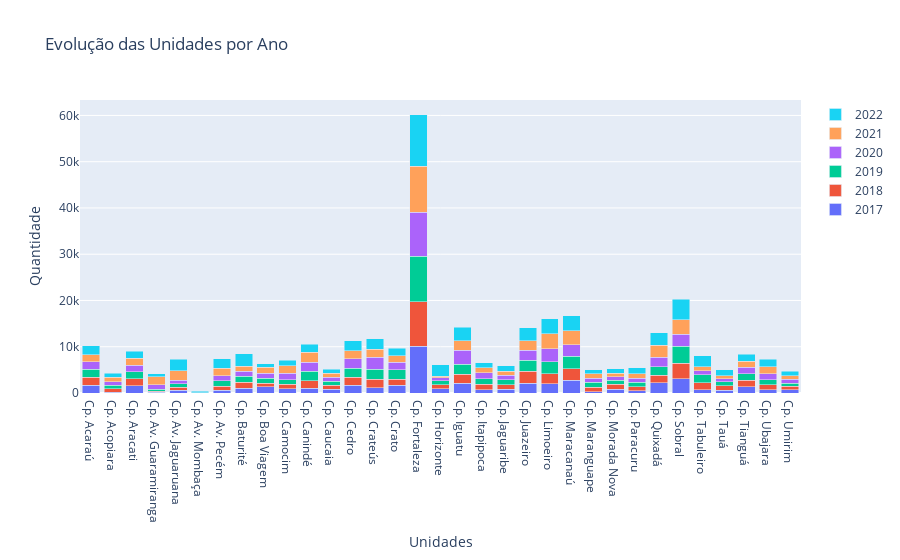

The cell this chart's notebook holds for it:
### Markdown cell above
## Gráfico de barras empilhadas

### Code cell
import plotly.graph_objects as go

# Dados de cada ano
anos = list(data.keys())[1:]
unidades = data['Unidades']

# Criar o gráfico de barras empilhadas
fig = go.Figure()

for ano in anos:
    fig.add_trace(go.Bar(x=unidades, y=data[ano], name=str(ano)))

# Personalizar o layout do gráfico
fig.update_layout(
    title='Evolução das Unidades por Ano',
    xaxis_title='Unidades',
    yaxis_title='Quantidade',
    barmode='stack',  # Barras empilhadas
)

# Exibir o gráfico
fig.show()

### Figure 1 — Plotly figure (JSON) as saved in the notebook; plotly's stock layout.template omitted (floating-point values rounded to 4 significant figures)
{"data": [{"name": "2017", "type": "bar", "x": ["Cp. Acaraú", "Cp. Acopiara", "Cp. Aracati", "Cp. Av. Guaramiranga", "Cp. Av. Jaguaruana", "Cp. Av. Mombaça", "Cp. Av. Pecém", "Cp. Baturité", "Cp. Boa Viagem", "Cp. Camocim", "Cp. Canindé", "Cp. Caucaia", "Cp. Cedro", "Cp. Crateús", "Cp. Crato", "Cp. Fortaleza", "Cp. Horizonte", "Cp. Iguatu", "Cp. Itapipoca", "Cp. Jaguaribe", "Cp. Juazeiro", "Cp. Limoeiro", "Cp. Maracanaú", "Cp. Maranguape", "Cp. Morada Nova", "Cp. Paracuru", "Cp. Quixadá", "Cp. Sobral", "Cp. Tabuleiro", "Cp. Tauá", "Cp. Tianguá", "Cp. Ubajara", "Cp. Umirim"], "y": [1649, 189, 1611, 116, 600, 0, 598, 1007, 1363, 890, 1031, 789, 1706, 1149, 1671, 10151, 872, 2161, 665, 772, 2148, 2046, 2733, 309, 842, 505, 2180, 3039, 687, 605, 1404, 751, 753]}, {"name": "2018", "type": "bar", "x": ["Cp. Acaraú", "Cp. Acopiara", "Cp. Aracati", "Cp. Av. Guaramiranga", "Cp. Av. Jaguaruana", "Cp. Av. Mombaça", "Cp. Av. Pecém", "Cp. Baturité", "Cp. Boa Viagem", "Cp. Camocim", "Cp. Canindé", "Cp. Caucaia", "Cp. Cedro", "Cp. Crateús", "Cp. Crato", "Cp. Fortaleza", "Cp. Horizonte", "Cp. Iguatu", "Cp. Itapipoca", "Cp. Jaguaribe", "Cp. Juazeiro", "Cp. Limoeiro", "Cp. Maracanaú", "Cp. Maranguape", "Cp. Morada Nova", "Cp. Paracuru", "Cp. Quixadá", "Cp. Sobral", "Cp. Tabuleiro", "Cp. Tauá", "Cp. Tianguá", "Cp. Ubajara", "Cp. Umirim"], "y": [1786, 722, 1464, 298, 607, 0, 914, 1293, 789, 988, 1618, 846, 1662, 1827, 1300, 9625, 894, 1882, 1233, 1055, 2572, 2150, 2505, 961, 1015, 813, 1638, 3417, 1509, 982, 1346, 1030, 672]}, {"name": "2019", "type": "bar", "x": ["Cp. Acaraú", "Cp. Acopiara", "Cp. Aracati", "Cp. Av. Guaramiranga", "Cp. Av. Jaguaruana", "Cp. Av. Mombaça", "Cp. Av. Pecém", "Cp. Baturité", "Cp. Boa Viagem", "Cp. Camocim", "Cp. Canindé", "Cp. Caucaia", "Cp. Cedro", "Cp. Crateús", "Cp. Crato", "Cp. Fortaleza", "Cp. Horizonte", "Cp. Iguatu", "Cp. Itapipoca", "Cp. Jaguaribe", "Cp. Juazeiro", "Cp. Limoeiro", "Cp. Maracanaú", "Cp. Maranguape", "Cp. Morada Nova", "Cp. Paracuru", "Cp. Quixadá", "Cp. Sobral", "Cp. Tabuleiro", "Cp. Tauá", "Cp. Tianguá", "Cp. Ubajara", "Cp. Umirim"], "y": [1717, 804, 1513, 442, 759, 0, 1094, 1291, 1058, 969, 2087, 909, 2001, 2171, 2009, 9807, 884, 2209, 1167, 1028, 2308, 2517, 2727, 1065, 869, 976, 1868, 3652, 1765, 823, 1459, 1066, 694]}, {"name": "2020", "type": "bar", "x": ["Cp. Acaraú", "Cp. Acopiara", "Cp. Aracati", "Cp. Av. Guaramiranga", "Cp. Av. Jaguaruana", "Cp. Av. Mombaça", "Cp. Av. Pecém", "Cp. Baturité", "Cp. Boa Viagem", "Cp. Camocim", "Cp. Canindé", "Cp. Caucaia", "Cp. Cedro", "Cp. Crateús", "Cp. Crato", "Cp. Fortaleza", "Cp. Horizonte", "Cp. Iguatu", "Cp. Itapipoca", "Cp. Jaguaribe", "Cp. Juazeiro", "Cp. Limoeiro", "Cp. Maracanaú", "Cp. Maranguape", "Cp. Morada Nova", "Cp. Paracuru", "Cp. Quixadá", "Cp. Sobral", "Cp. Tabuleiro", "Cp. Tauá", "Cp. Tianguá", "Cp. Ubajara", "Cp. Umirim"], "y": [1612, 763, 1400, 879, 794, 0, 1099, 1061, 1063, 1411, 1953, 808, 2063, 2557, 1663, 9539, 623, 3022, 1319, 958, 2221, 2860, 2479, 837, 806, 867, 2008, 2569, 876, 693, 1345, 1276, 831]}, {"name": "2021", "type": "bar", "x": ["Cp. Acaraú", "Cp. Acopiara", "Cp. Aracati", "Cp. Av. Guaramiranga", "Cp. Av. Jaguaruana", "Cp. Av. Mombaça", "Cp. Av. Pecém", "Cp. Baturité", "Cp. Boa Viagem", "Cp. Camocim", "Cp. Canindé", "Cp. Caucaia", "Cp. Cedro", "Cp. Crateús", "Cp. Crato", "Cp. Fortaleza", "Cp. Horizonte", "Cp. Iguatu", "Cp. Itapipoca", "Cp. Jaguaribe", "Cp. Juazeiro", "Cp. Limoeiro", "Cp. Maracanaú", "Cp. Maranguape", "Cp. Morada Nova", "Cp. Paracuru", "Cp. Quixadá", "Cp. Sobral", "Cp. Tabuleiro", "Cp. Tauá", "Cp. Tianguá", "Cp. Ubajara", "Cp. Umirim"], "y": [1494, 959, 1512, 1737, 2011, 40, 1606, 1149, 1248, 1630, 2102, 875, 1680, 1801, 1370, 9850, 382, 2042, 1060, 877, 2083, 3189, 2965, 1009, 751, 978, 2603, 3146, 833, 574, 1269, 1601, 762]}, {"name": "2022", "type": "bar", "x": ["Cp. Acaraú", "Cp. Acopiara", "Cp. Aracati", "Cp. Av. Guaramiranga", "Cp. Av. Jaguaruana", "Cp. Av. Mombaça", "Cp. Av. Pecém", "Cp. Baturité", "Cp. Boa Viagem", "Cp. Camocim", "Cp. Canindé", "Cp. Caucaia", "Cp. Cedro", "Cp. Crateús", "Cp. Crato", "Cp. Fortaleza", "Cp. Horizonte", "Cp. Iguatu", "Cp. Itapipoca", "Cp. Jaguaribe", "Cp. Juazeiro", "Cp. Limoeiro", "Cp. Maracanaú", "Cp. Maranguape", "Cp. Morada Nova", "Cp. Paracuru", "Cp. Quixadá", "Cp. Sobral", "Cp. Tabuleiro", "Cp. Tauá", "Cp. Tianguá", "Cp. Ubajara", "Cp. Umirim"], "y": [1961, 848, 1563, 733, 2489, 323, 2066, 2673, 828, 1205, 1744, 960, 2231, 2185, 1617, 11198, 2411, 2898, 1060, 1156, 2773, 3260, 3302, 841, 969, 1344, 2696, 4472, 2384, 1356, 1605, 1584, 1016]}], "layout": {"barmode": "stack", "title": {"text": "Evolução das Unidades por Ano"}, "xaxis": {"title": {"text": "Unidades"}}, "yaxis": {"title": {"text": "Quantidade"}}}}
